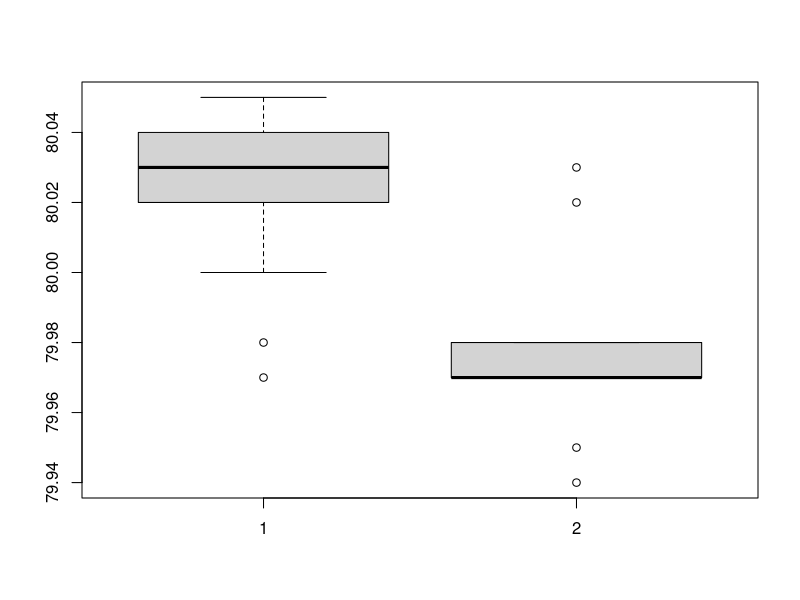

Generate this figure with R:
a = c(79.98,80.04,80.02,80.04,80.03,80.03,80.04,79.97,80.05,80.03,80.02,80.00,80.02)
b = c(80.02,79.94,79.98,79.98,79.97,79.97,80.03,79.95,79.97)
boxplot(a,b)
